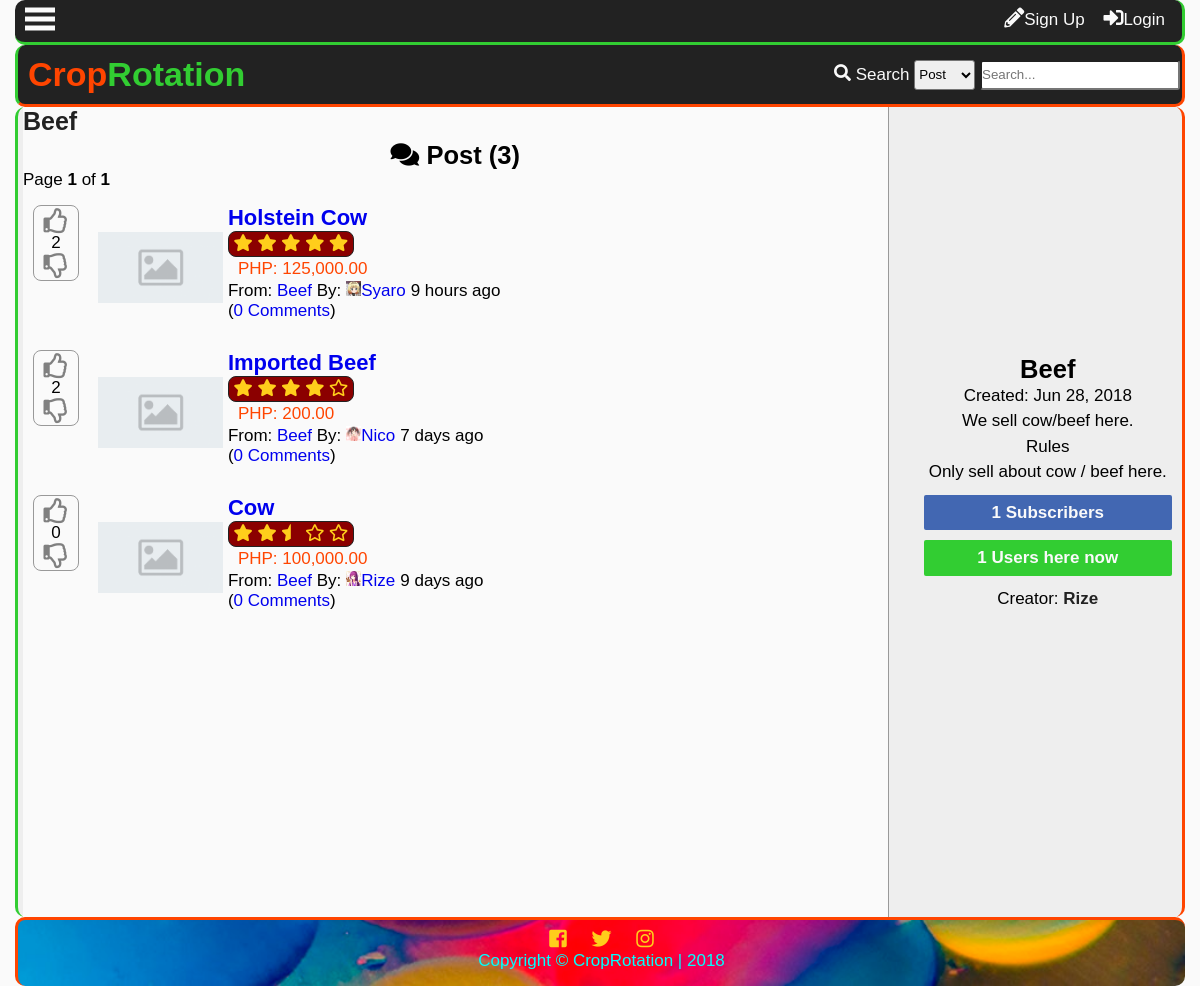
/forums.php?id=11, run on the app's committed database.
### tables this page shows
CREATE TABLE `tblforum` (
  `forumid` int(11) NOT NULL,
  `title` varchar(100) NOT NULL,
  `name` varchar(100) NOT NULL,
  `datecreated` datetime DEFAULT NULL,
  `description` varchar(255) NOT NULL,
  `creator` int(11) NOT NULL,
  `views` int(11) NOT NULL,
  `subscriber` int(11) NOT NULL
);

CREATE TABLE `tblpost` (
  `postid` int(11) NOT NULL,
  `forumid` int(11) NOT NULL,
  `title` varchar(150) NOT NULL,
  `datecreated` datetime DEFAULT NULL,
  `description` text NOT NULL,
  `price` decimal(10,2) NOT NULL,
  `img` varchar(150) NOT NULL,
  `starter` int(11) NOT NULL,
  `score` int(11) NOT NULL,
  `views` int(11) NOT NULL,
  `comments` int(11) NOT NULL
);

CREATE TABLE `tbluser` (
  `userid` int(11) NOT NULL,
  `username` varchar(100) NOT NULL,
  `password` varchar(100) NOT NULL,
  `firstname` varchar(100) NOT NULL,
  `middlename` varchar(100) NOT NULL,
  `lastname` varchar(100) NOT NULL,
  `birthday` varchar(20) NOT NULL,
  `datecreated` timestamp NOT NULL DEFAULT '0000-00-00 00:00:00',
  `email` varchar(100) NOT NULL,
  `website` varchar(255) NOT NULL,
  `location` varchar(255) NOT NULL,
  `usertypeid` int(11) NOT NULL,
  `access` int(11) NOT NULL,
  `imgname` varchar(100) NOT NULL,
  `imgtype` varchar(100) NOT NULL,
  `imgpath` varchar(200) NOT NULL,
  `bio` text NOT NULL,
  `is_show_email` tinyint(1) NOT NULL,
  `gender` int(11) NOT NULL,
  `lastupdate` timestamp NOT NULL DEFAULT '0000-00-00 00:00:00',
  `lastonline` timestamp NOT NULL DEFAULT '0000-00-00 00:00:00',
  `profileviews` int(11) NOT NULL
);

### forums.php (the view, shortened to what this page needs)
<?php
include'functions.php';
require_once('connection.php');
$forums = $_GET['id'];
$sql = "SELECT username,forumid,title,name,description,t1.datecreated,subscriber FROM tblforum AS t1
LEFT JOIN tbluser
	ON userid = creator
WHERE forumid='$forums'";
$result = $conn->query($sql);
$fetch = $result->fetch_object();
if($fetch){
$fid = $fetch->forumid;
$title = $fetch->title;
$name = $fetch->name;
$desc = $fetch->description;
$subcount = $fetch->subscriber;
$date = date("M j, Y", strtotime($fetch->datecreated));
$creator = $fetch->username;
}
?>
<!DOCTYPE html>
<html lang="en">
<head>
    <link rel="stylesheet" href="css/style.css">
  	<link rel="stylesheet" href="css/fontawesome-all.css">
</head>
<body>
	<div class="main-container">
	<?php
		addheader();
	?>
	<div class="other-content">
		<div class="forum-grid">
			<div class="main-forum">
				<h1><?php
				if($fetch){
				echo '<a id="top-title" href="forums.php?id='.$fid.'">'.$name.'</a>';} ?></h1>
				<ul id="forum-list">
<?php
$sql = "SELECT postid FROM tblpost
	LEFT JOIN tblforum
		ON tblpost.forumid = tblforum.forumid
	LEFT JOIN tbluser
		ON userid = starter
	WHERE tblpost.forumid='$forums'
	ORDER BY postid DESC";
$result=$conn->query($sql);
$rows=$result->num_rows;
$page_rows = 25;
$last = ceil($rows/$page_rows);
$pagenum = 1;
$limit = 'LIMIT ' .($pagenum - 1) * $page_rows .',' .$page_rows;
$sql = "SELECT postid,tblpost.forumid,name,tblpost.title,tblpost.datecreated,username,imgpath,img,price,comments,score,(((tblpost.views*0.2) + (score*0.8))/((NOW()-tblpost.datecreated)/331536000)) AS trending FROM tblpost
	LEFT JOIN tblforum
		ON tblpost.forumid = tblforum.forumid
	LEFT JOIN tbluser
		ON userid = starter
	WHERE tblpost.forumid='$forums'
	ORDER BY trending DESC $limit";
	$result = $conn->query($sql);
$textline1 = "<i class='fas fa-comments'></i> Post (<b>$rows</b>)";
$textline2 = "Page <b>$pagenum</b> of <b>$last</b>";
$paginationCtrls = '';
 echo'<h2>  '.$textline1.'</h2>
  <p>  '.$textline2.' </p>
  <div id="pagination_controls"> '.$paginationCtrls.'</div>';
	while($row=$result->fetch_object()){
		$id = $row->postid;
		$forumid = $row->forumid;
		$forum = $row->name;
		$ptitle = $row->title;
		$name = $row->username;
		$comments = $row->comments;
		$datep = $row->datecreated;
		$score = $row->score;
		$flair= $row->imgpath;
		$pimg=$row->img;
		if(!$pimg){
			$pimg='img/noimage.png';
		}
		$price = $row->price;
		echo '<li value="'.$id.'">
 		<div class="forum-post-grid">';
 		if(isset($_SESSION['id'])){
		$sql2 = "SELECT upvoteid FROM tblupvotepost WHERE user='$uid' and post='$id'";
		$result2 = $conn->query($sql2);
		$upvote = $result2->num_rows;
		$sql3 = "SELECT downvoteid FROM tbldownvotepost WHERE user='$uid' and post='$id'";
		$result3 = $conn->query($sql3);
		$downvote = $result3->num_rows;
 		echo'
 		<div class="vote">';
 			if(!$upvote){
 			echo'<div id="up-'.$id.'" style="color:gray;" value="'.$id.'" onclick="upvotepost(this)" class="upvote"><i class="far fa-thumbs-up"></i></div>';
 			}else{
 			echo'<div id="up-'.$id.'" style="color:orangered;" value="'.$id.'" onclick="upvotepost(this)" class="upvote"><i class="far fa-thumbs-up"></i></div>';
 			}
 			if($score<0){
 				$score=0;
 			}
			echo'
			<div id="score-'.$id.'">'.$score.'</div>';
			if(!$downvote){
			echo'
			<div id="down-'.$id.'" style="color:gray;" value="'.$id.'" onclick="downvotepost(this)" class="downvote"><i class="far fa-thumbs-down"></i>
			</div>';
			}else{
			echo'
			<div id="down-'.$id.'" style="color:blue;" value="'.$id.'" onclick="downvotepost(this)" class="downvote"><i class="far fa-thumbs-down"></i>
			</div>';
			}
			echo'
		</div>';
		}else{
			echo'
		<div class="vote">
 			<div class="upvote" style="color:gray;" onclick="showlogin()">
			<i class="far fa-thumbs-up"></i>
			</div>';
			echo'<div>'.$score.'</div>
			<div class="downvote" style="color:gray;" onclick="showlogin()">
			<i class="far fa-thumbs-down"></i>
		</div>
		</div>';
		}
		echo '<div class="post-image">
			<img src='.$pimg.'>
		</div>';
		echo'<div class="post-right">
		<p class="main-forum-title"><a href="reply.php?id='.$forumid.'&thread='.$id.'">'.$ptitle.'</a></p>';
		$sql3 = "SELECT upvoteid FROM tblupvotepost WHERE post='$id'";
			$result3 = $conn->query($sql3);
			$upvotecount = $result3->num_rows;
			$sql4 = "SELECT downvoteid FROM tbldownvotepost WHERE post='$id'";
			$result4 = $conn->query($sql4);
			$downvotecount = $result4->num_rows;
			$total = $upvotecount + $downvotecount;
			if ($total==0){
				$upvotecount = 1;
				$total = 2;
			}
			$percent = round($upvotecount/$total * 100);
			starsystem($percent);
		echo'<div class="price">PHP: '.number_format($price,2).'</div>';
		echo'<div class="second-line">
			<div class="from">
				From: <a href="forums.php?id='.$forumid.'">
				'.$forum.'</a> By:
			</div>
			<div class="by">
				<a href="profile.php?name='.$name.'">
				<p><div class="flair">
					<img src="'.$flair.'">
				</div>'.$name.'</a>
			</div>
			<div class="when">
				'.time_elapsed_string($datep).'
			</div>
		</div>
		<div class="com">
			<p>(<a href="reply.php?id='.$forumid.'&thread='.$id.'">'.$comments.' Comments</a>)</p>
		</div>
		</div>
		</div>
		</li>';
	}
?>
			</ul>
			</div>
			<div class="forum-sidebar">
				<?php
					forumcontrols();
				?>
				<div class="forum-panel">
					<h2 id="forum-name"><?php if($fetch){ echo $title;}?></h2>
					<div class="" id="forum-date"><?php if($fetch){echo 'Created: '.$date;} ?></div>
					<p id="description"><?php if($fetch){echo nl2br($desc);} ?></p>
					<p id="subscriber-count"><?php if($fetch){echo $subcount;} ?> Subscribers</p>
					<p id="users-count">1 Users here now</p>
					<?php
						if($fetch){
							echo'Creator: <a class="creator" href=
							profile.php?='.$creator.'">'.$creator.'</a>';
						}
					?>
				</div>
			</div>
		</div>
	</div>
	<?php
		addfooter();
	?>
	</div>
</body>
</html>

### functions.php (shortened to what this page needs)
<?php
function addheader(){
	echo'<header id="main-header">
			<div class="grid-header">
				<div class="box1">
					<h1 id="header-text"><a href="index.php"><span id="first-text">Crop</span><span id="second-text">Rotation</span></a></h1>
				</div>
				<div class="box2">';
						search_function();
				echo'</div>
				<div class="modal2">
				</div>
				<div id="search-dropdown">
				</div>
			</div>
		</header>
		<div class="subheader">
			<div class="subgrid">
				<div class="svg">
					<p class="open-slide" onclick="openSlideMenu()">
						<svg width="30" height="30">
							<path d="M0,5 30,5" stroke="#fafafa" stroke-width="5"/>
							<path d="M0,14 30,14" stroke="#fafafa" stroke-width="5"/>
							<path d="M0,23 30,23" stroke="#fafafa" stroke-width="5"/>
						</svg>
					</p>
				</div>
				<div class="profile-grid">';
						session_button();
				echo'</div>
			</div>
		</div>
	';
}
function addfooter(){
	echo'<footer id="main-footer">
			<div class="container">
				<a target="_blank" title="Like us on Facebook" href="https://www.facebook.com/"><i class="fab fa-facebook-square"></i></a>
				<a target="_blank" title="Follow us on Twitter" href="https://twitter.com/"><i class="fab fa-twitter"></i></a>
				<a target="_blank" title="Follow us on Instagram" href="https://www.instagram.com/?hl=ens"><i class="fab fa-instagram"></i></a>
				<p>Copyright &copy; <span id="company">CropRotation</span> | 2018</p>
			</div>
		</footer>';
}
function time_elapsed_string($datetime, $full = false) {
    $now = new DateTime;
    $ago = new DateTime($datetime);
    $diff = $now->diff($ago);
    $string = array(
        'y' => 'year',
        'm' => 'month',
        'd' => 'day',
        'h' => 'hour',
        'i' => 'minute',
        's' => 'second',
    );
    foreach ($string as $k => &$v) {
        if ($diff->$k) {
            $v = $diff->$k . ' ' . $v . ($diff->$k > 1 ? 's' : '');
        } else {
            unset($string[$k]);
        }
    }
    if (!$full) $string = array_slice($string, 0, 1);
    return $string ? implode(', ', $string) . ' ago' : 'just now';
}
function session_button(){
	$conn = mysqli_connect ("localhost", "root", "", "itsproject");
	if(isset($_SESSION['id'])){
	$id=$_SESSION['id'];
		$sql="SELECT imgpath FROM tbluser WHERE userid=".$id."";
		$result=$conn->query($sql);
		$row=$result->fetch_object();
		$tn_image=$row->imgpath;
		if($tn_image==''){
			$tn_image='img/default.png';
		}
$sql="SELECT pmid FROM tblpm WHERE receiverid='$id' AND checked=0 GROUP BY senderid";
$result=$conn->query($sql);
$count=$result->num_rows;
		echo'<a class="button" title="Check your messages" href="inbox.php?name='.$_SESSION["name"].'"><i class="far fa-envelope"></i><span id="pmnum">'.$count.'</span></a>';
$sql="SELECT notifid FROM tblnotif
	WHERE receiverid='$id' and checked=0
	";
$result=$conn->query($sql);
$count=$result->num_rows;
		echo'<a class="button" id="notifbtn" title="Check your notifications" onclick="toggleNotif()""><i class="far fa-bell"></i><span id="notifnum">'.$count.'</span></a>
		<a class="button" href=profile.php?name='.$_SESSION['name'].'>
		'.$_SESSION["name"].'\'s Profile<div class="top-tn"><img src="'.$tn_image.'""></div></a>';
		echo'<div id="notifdrop">
		Notifications
		<ul>';
$sql="SELECT notifid,username,imgpath,receiverid,notifdate,notiftype,checked,details,details2 FROM tblnotif
	LEFT JOIN tbluser
		ON tblnotif.userid=tbluser.userid
	WHERE receiverid='$id'
	ORDER BY notifid DESC
	LIMIT 10";
$result=$conn->query($sql);
$count=$result->num_rows;
if($count==0){
	echo'<li>No notifications yet...</li>';
}else{
while($rows=$result->fetch_object())
{
$nid=$rows->notifid;
$uname=$rows->username;
$rid=$rows->receiverid;
$date=time_elapsed_string($rows->notifdate);
$type=$rows->notiftype;
$imgpath=$rows->imgpath;
$uname=$rows->username;
$details=$rows->details;
$details2=$rows->details2;
if(!$imgpath){
	$imgpath='img/default.png';
}
if($type==1){
	echo'<li><div class="comment-tn">
				<img src="'.$imgpath.'">
			</div> <a class="n1" href="profile.php?name='.$uname.'">'.$uname.'</a> <a class="n2" href="profile.php?name='.$_SESSION['name'].'#comment'.$details.'"> has commented on your profile '.$date.'</a></li>';
} else if($type==2){
	if ($details2==1){
	echo'<li><div class="comment-tn">
				<img src="'.$imgpath.'">
			</div>
			 <a class="n1" href="profile.php?name='.$uname.'">'.$uname.'</a> has sent a friend request '.$date.'<br>
		<div id="fr-'.$nid.'"><a class="fr-yes" onclick="friendyes(this)" value="'.$nid.'">Yes</a> <a class="fr-no" onclick="friendno(this)" value="'.$nid.'">No</a>
		</div>
		</li>';
	} else if($details2==2){
		echo'<li><div class="comment-tn">
				<img src="'.$imgpath.'">
			</div>
			 <a class="n1" href="profile.php?name='.$uname.'">'.$uname.'</a> has sent a friend request '.$date.'<br>
		<div id="fr-'.$nid.'">
			Request Accepted
		</div>
		</li>';
	} else if($details2==3){
		echo'<li><div class="comment-tn">
				<img src="'.$imgpath.'">
			</div>
			 <a class="n1" href="profile.php?name='.$uname.'">'.$uname.'</a> has sent a friend request '.$date.'<br>
		<div id="fr-'.$nid.'">
			Request Denied
		</div>
		</li>';
	}
}else if ($type==3){
	echo'<li><i class="fas fa-ban banned"></i> Sorry, your profile picture has been removed.<br>
	Please read the rules and guidelines.</li>';
}
}
}
		echo'<center><a id="seeallnotif" href="notification.php">See all notifications</a></center>
		</ul>
		</div>';
	}else{
		echo'<a href ="register.php" class="button"><i class="fas fa-pencil-alt"></i></i>Sign Up</a>
		<a id="modalBtn" class="button"><i class="fas fa-sign-in-alt"></i>Login</a>';
	}
}
function search_function(){
	echo'
		<form action="search.php" method="get">
			<i class="fas fa-search"></i>
			<label>Search</label>
			<select name="criteria" id="criteria">
				<option value="3">Post</option>
				<option value="1">Forum</option>
				<option value="2">User</option>
			</select>
			<input type="text" onkeyup="searchdropdown()" required name="search-text" placeholder="Search..." id="search-text" autocomplete="off">
		</form>
	';
}
function forumcontrols(){
	if(!isset($_SESSION['id'])){
		echo'<div id="sidebar-blank"></div>';
		}
}
function starsystem($percent){
	echo'<div class="star-system" title="'.$percent.'% of voters likes this">';
	if($percent>=98){
	echo'
		<i class="fas fa-star"></i>
		<i class="fas fa-star"></i>
		<i class="fas fa-star"></i>
		<i class="fas fa-star"></i>
		<i class="fas fa-star"></i>
	';
	}else if($percent>=75 & $percent<85){
	echo'
		<i class="fas fa-star"></i>
		<i class="fas fa-star"></i>
		<i class="fas fa-star"></i>
		<i class="fas fa-star"></i>
		<i class="far fa-star"></i>
	';
	}else if($percent>=45 & $percent<55){
	echo'
		<i class="fas fa-star"></i>
		<i class="fas fa-star"></i>
		<i class="fas fa-star-half"></i>
		<i class="far fa-star"></i>
		<i class="far fa-star"></i>
	';
	}else if($percent>=35 & $percent<45){
	echo'
		<i class="fas fa-star"></i>
		<i class="fas fa-star"></i>
		<i class="far fa-star"></i>
		<i class="far fa-star"></i>
		<i class="far fa-star"></i>
	';
	}else if($percent>=25 & $percent<35){
	echo'
		<i class="fas fa-star"></i>
		<i class="fas fa-star-half"></i>
		<i class="far fa-star"></i>
		<i class="far fa-star"></i>
		<i class="far fa-star"></i>
	';
	}else if($percent>=15 & $percent<25){
	echo'
		<i class="fas fa-star"></i>
		<i class="far fa-star"></i>
		<i class="far fa-star"></i>
		<i class="far fa-star"></i>
		<i class="far fa-star"></i>
	';
	}else if($percent>=4 & $percent<15){
	echo'
		<i class="fas fa-star-half"></i>
		<i class="far fa-star"></i>
		<i class="far fa-star"></i>
		<i class="far fa-star"></i>
		<i class="far fa-star"></i>
	';
	}else if($percent<4){
	echo'
		<i class="far fa-star"></i>
		<i class="far fa-star"></i>
		<i class="far fa-star"></i>
		<i class="far fa-star"></i>
		<i class="far fa-star"></i>
	';
	}
	echo'</div>';
}

### data on the page
tblforum: name "Beef", title "Beef", datecreated "Jun 28, 2018", description "We sell cow/beef here. Rules Only sell about cow / beef here.", subscriber "1", tbluser.username "Rize"
tblpost: $id 32 (drawn), score "2", title "Holstein Cow", price "125,000.00", forumid.name "Beef", tbluser.imgpath (picture), tbluser.username "Syaro", datecreated "9 hours ago", comments "0"
tblpost: $id 16 (drawn), score "2", title "Imported Beef", price "200.00", forumid.name "Beef", tbluser.imgpath (picture), tbluser.username "Nico", datecreated "7 days ago", comments "0"
tblpost: $id 1 (drawn), score "0", title "Cow", price "100,000.00", forumid.name "Beef", tbluser.imgpath (picture), tbluser.username "Rize", datecreated "9 days ago", comments "0"

### other printed values
$rows "3"
$pagenum "1"
$last "1"
